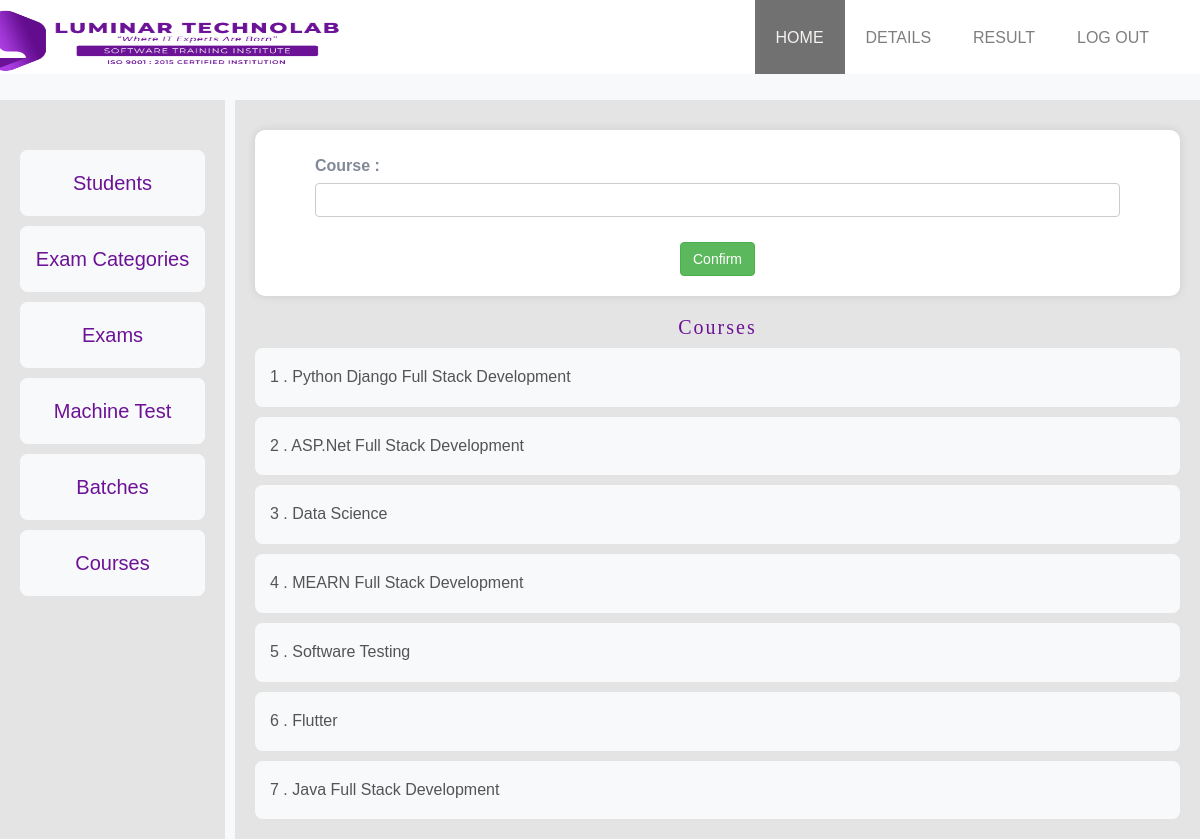
The app's page /accounts/course/ with its own data.
### accounts/models.py (models this page shows, shortened)
class Courses(models.Model):
    course=models.CharField(max_length=200)

### accounts/views.py (the view)
# urls.py: path('course/',CourseView.as_view(),name='cou'),
class CourseView(CreateView):
    template_name='course.html'
    model=Courses
    form_class=CourseForm
    success_url=reverse_lazy('cou')
    def get_context_data(self, **kwargs):
        context = super().get_context_data(**kwargs)
        context['course']=Courses.objects.all()
        return context

### accounts/forms.py
class CourseForm(forms.ModelForm):
    class Meta:
        model=Courses
        fields = '__all__'

### accounts/templates/course.html (shortened to what this page needs)
{% extends 'addstudent.html' %}
{% block details  %}
    <div class="custom-form ">
            <form action="" method="POST" enctype="multipart/form-data" >
                <div class="form-group">
                    <label for="{{ form.name.id_for_label }}">Course :</label>
                    <input type="text" name="course" id="course" class="form-control">
                </div>
                <div class="text-center mt-2">
                     <button type="submit" class="btn btn-success">Confirm</button>
                </div>
            </form>
        </div>
        <div class="text-center">
            <h1 class="mr-2 ml-1 mt-3" style=" letter-spacing: 2px;font-family:fantasy;" >  Courses</h1>
        </div>
        <div class="card">
                {% for i in course %}
                    <p class="item">{{forloop.counter}} . {{i.course}}</p>
                {% endfor %}
          </div>
{% endblock details  %}

### accounts/static/assets/css/bootsnav.css (style rules this page uses)
body { -webkit-transition: all 0.3s ease-in-out; -moz-transition: all 0.3s ease-in-out; -o-transition: all 0.3s ease-in-out; -ms-transition: all 0.3s ease-in-out; transition: all 0.3s ease-in-out; }

### accounts/static/assets/css/style.css (style rules this page uses)
* { padding: 0; margin: 0; }
* { -webkit-box-sizing:border-box; -moz-box-sizing:border-box; -o-box-sizing:border-box; -ms-box-sizing:border-box; box-sizing:border-box; }
body { font-family: 'Poppins', sans-serif; font-size:16px; color:#818998; text-transform:initial; max-width:1920px; margin:0 auto; overflow-x:hidden; }
h1,h2,h3,h4,h5,h6 { margin: 0; color:#6C1296; font-size: 20px; font-weight: 500; text-transform: capitalize; }
p { margin: 0; color:#545454; font-size:16px; line-height: 1.8; text-transform: initial; }
select,input,textarea,button,.form-control { box-shadow:none;outline:0!important; }
button { background: transparent;border: 0;font-size: 16px;text-transform: capitalize; }
html,body { height: 100%; }

### accounts/static/assets/css/slideshow.css (style rules this page uses)
* { box-sizing:border-box }

### accounts/static/assets/css/student.css (style rules this page uses)
body { background-color: #f8f9fa; }
.custom-form { background-color: #ffffff; border-radius: 10px; box-shadow: 0 0 10px rgba(0, 0, 0, 0.1); padding: 20px; max-width: 1000px; margin: 0 auto; margin-top: 10px; }
.form-group { margin-bottom: 20px; padding: 5px 40px ; }
label { font-weight: bold; }
.containers .column-big div h1 { margin-top: 20px; }

### accounts/templates/addstudent.html (style rules this page uses)
.card { margin-top: 10px; }
.card .item { padding: 15px; margin-top: 10px; background-color: #f8f9fa; border-radius: 0.75rem; }
body { font-family: Arial, Helvetica, sans-serif; }

### accounts/templates/course.html (style rules this page uses)
.card { margin-top: 10px; }
.card .item { padding: 15px; margin-top: 10px; background-color: #f8f9fa; border-radius: 0.75rem; }

### records on screen
Courses: course "Python Django Full Stack Development"
Courses: course "ASP.Net Full Stack Development"
Courses: course "Data Science"
Courses: course "MEARN Full Stack Development"
Courses: course "Software Testing"
Courses: course "Flutter"
Courses: course "Java Full Stack Development"
